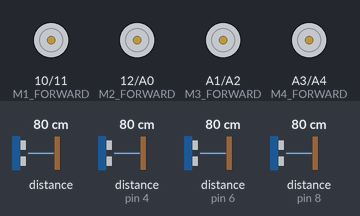
Bench run of a sketch on a simulated Arduino Uno, built with avr-gcc and run on an emulated ATmega328P. On the bench: motor-driver pin pairs drawn as motors (green arrow = first pin HIGH = forward, orange = second pin HIGH = backward, longer = more drive). The test bench sets the inputs (shaded band); at power-on: distance to the obstacle (sensors on pin 6, pin 4, pin 8) 80 cm, distance to the obstacle 80 cm. The echo pulse lasts 58.3 µs per cm.

Above: at 14.0 s.
14.1 s: distance to the obstacle (sensor on pin 6) set to 84 cm
At 18.5 s:
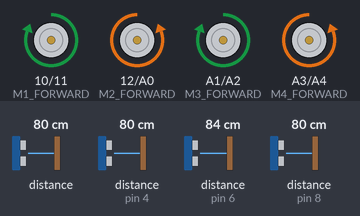
25.6 s: distance to the obstacle (sensor on pin 6) set to 2 cm
39.4 s: distance to the obstacle (sensor on pin 6) set to 120 cm
At 46.3 s:
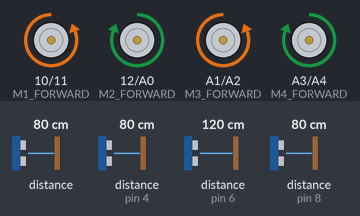
Timing chart, 0 to 55.0 s (numbered marks = the images above; inputs shaded):
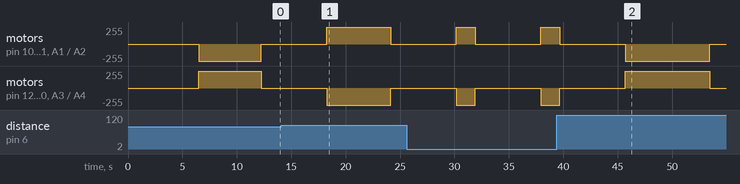

Measured:
- the behaviour switches between 80 and 81 cm on distance to the obstacle (sensor on pin 6) (found by bisection; images 0 and 1)

The sketch:

stebilizer_module_001.ino
```cpp
#include <NewPing.h>

//PIN CONFIGURATION FOR ULTRASONIC SENSOR
#define X_TRIGGER_PIN  2
#define X_ECHO_PIN     4

#define Y_TRIGGER_PIN  7
#define Y_ECHO_PIN     8

#define XD_TRIGGER_PIN  13
#define XD_ECHO_PIN     0

#define YD_TRIGGER_PIN  5 //
#define YD_ECHO_PIN     6 //

//MOTOR DRIVER PIN CONFIGURATION
#define M1_FORWARD 10
#define M1_BACKWARD 11

#define M2_FORWARD 12
#define M2_BACKWARD A0

#define M3_FORWARD  A1
#define M3_BACKWARD A2

#define M4_FORWARD A3
#define M4_BACKWARD A4

//MAXIMUM DISTANCE FOR ULTARSONIC SENSOR
#define MAX_DISTANCE 4000

//PARAMETERS
float X_PING_DISTACE;
float Y_PING_DISTACE;
float XD_PING_DISTACE;
float YD_PING_DISTACE;

//INTERNAL PARAMETERS
int X_OFFSET = 12;
int Y_OFFSET = 20;
int GLOBEL_X = 96;
int GLOBEL_Y = 70;

//ultrasnoic oject creation
NewPing sonar_X(X_TRIGGER_PIN, X_ECHO_PIN, MAX_DISTANCE);
NewPing sonar_Y(Y_TRIGGER_PIN, Y_ECHO_PIN, MAX_DISTANCE);
NewPing sonar_XD(XD_TRIGGER_PIN, XD_ECHO_PIN, MAX_DISTANCE);
NewPing sonar_YD(YD_TRIGGER_PIN, YD_ECHO_PIN, MAX_DISTANCE);


void setup() {
  Serial.begin(115200);
  //MOTOR DRIVER PIN CONFIGURATION
  pinMode(M1_FORWARD,OUTPUT);
  pinMode(M1_BACKWARD,OUTPUT);

  pinMode(M2_FORWARD,OUTPUT);
  pinMode(M2_BACKWARD,OUTPUT);

  pinMode(M3_FORWARD,OUTPUT);
  pinMode(M3_BACKWARD,OUTPUT);

  pinMode(M4_FORWARD,OUTPUT);
  pinMode(M4_BACKWARD,OUTPUT);

  //MOTOR DRIVER INITIAL CONDITION
  bot_engine_stop();}

void loop() {
  bool flag = false;
  if(flag){

  }else{
    bot_stebilizer(GLOBEL_X,GLOBEL_Y);
    flag = true;
  }

}


//bot stebilizer function
void bot_stebilizer (int X , int Y){

  //internal parameters
  int ref_x = 0;
  int ref_y = 0;
  int internal_x = 0;
  int internal_y = 0;

  bool rot_flag = false;
  bool counter_flag = false;

  //for delay weigth calculation
  int W0 = 100;
  int W = 0;
  int DW = 0;
  int Temp_w = 0;

  //body of the function
  //engine stop
  bot_engine_stop();
  delay(500);

  //calulate_all_distance
  delay(1000);
  X_PING_DISTACE = sonar_X.ping_cm();
  delay(1000);
  Y_PING_DISTACE = sonar_Y.ping_cm();
  delay(1000);
  XD_PING_DISTACE = sonar_XD.ping_cm();
  delay(1000);
  YD_PING_DISTACE = sonar_YD.ping_cm();
  delay(1000);

  //calculation of internal parameters
  internal_y = (Y_PING_DISTACE + YD_PING_DISTACE + Y_OFFSET);
  internal_x =(X_PING_DISTACE + XD_PING_DISTACE + X_OFFSET);

  ref_y = internal_y;

  delay(1000);

      //stebilizer loop
      while(!(internal_y <= GLOBEL_Y && internal_x <= GLOBEL_X)){

        //stop
        bot_engine_stop();

        //delay weigth calculation
        Temp_w = (internal_y - 70);
        int fix_offset = 0;
        fix_offset = abs(Temp_w);
        W = (fix_offset * 50);
        DW = (W0 + W );

        //check LSH or RSH
        if(counter_flag){

          if(internal_y > ref_y || internal_y > ref_y + 5 ){
              rot_flag = false;
              counter_flag = false;
          }
        }else{

            if(internal_y > ref_y || internal_y > ref_y + 5 ){
              rot_flag = true;
              counter_flag = true;
          }
        }

        //rotae bot based on the Flags
        if(rot_flag){
          //(counter_clock)
        bot_anti_clock(DW);

        }else{
          //(clock)
        bot_clock(DW);
          }
        //stop
        bot_engine_stop();

        //calulate_all_internal_distance
        delay(1000);
        X_PING_DISTACE = sonar_X.ping_cm();
        delay(1000);
        Y_PING_DISTACE = sonar_Y.ping_cm();
        delay(1000);
        XD_PING_DISTACE = sonar_XD.ping_cm();
        delay(1000);
        YD_PING_DISTACE = sonar_YD.ping_cm();
        delay(1000);
        internal_y = (Y_PING_DISTACE + YD_PING_DISTACE + Y_OFFSET);
        delay(1000);
        internal_x =(X_PING_DISTACE + XD_PING_DISTACE + X_OFFSET);

        //check brek conditions
        if(internal_y == 70 && internal_x == 96){

          break;

        }

      }

}

//suporting functions
void bot_clock (int w){

  //(clock)
        digitalWrite(M1_FORWARD,LOW);
        digitalWrite(M1_BACKWARD,HIGH);

        digitalWrite(M2_FORWARD,HIGH);
        digitalWrite(M2_BACKWARD,LOW);

        digitalWrite(M3_FORWARD,LOW);
        digitalWrite(M3_BACKWARD,HIGH);

        digitalWrite(M4_FORWARD,HIGH);
        digitalWrite(M4_BACKWARD,LOW);
        delay(w);

}

void bot_anti_clock (int w){

  //(counter_clock)
        digitalWrite(M1_FORWARD,HIGH);
        digitalWrite(M1_BACKWARD,LOW);

        digitalWrite(M2_FORWARD,LOW);
        digitalWrite(M2_BACKWARD,HIGH);

        digitalWrite(M3_FORWARD,HIGH);
        digitalWrite(M3_BACKWARD,LOW);

        digitalWrite(M4_FORWARD,LOW);
        digitalWrite(M4_BACKWARD,HIGH);
        delay(w);

}

void bot_engine_stop (){

  //stop
  digitalWrite(M1_FORWARD,LOW);
  digitalWrite(M1_BACKWARD,LOW);

  digitalWrite(M2_FORWARD,LOW);
  digitalWrite(M2_BACKWARD,LOW);

  digitalWrite(M3_FORWARD,LOW);
  digitalWrite(M3_BACKWARD,LOW);

  digitalWrite(M4_FORWARD,LOW);
  digitalWrite(M4_BACKWARD,LOW);

}
```
